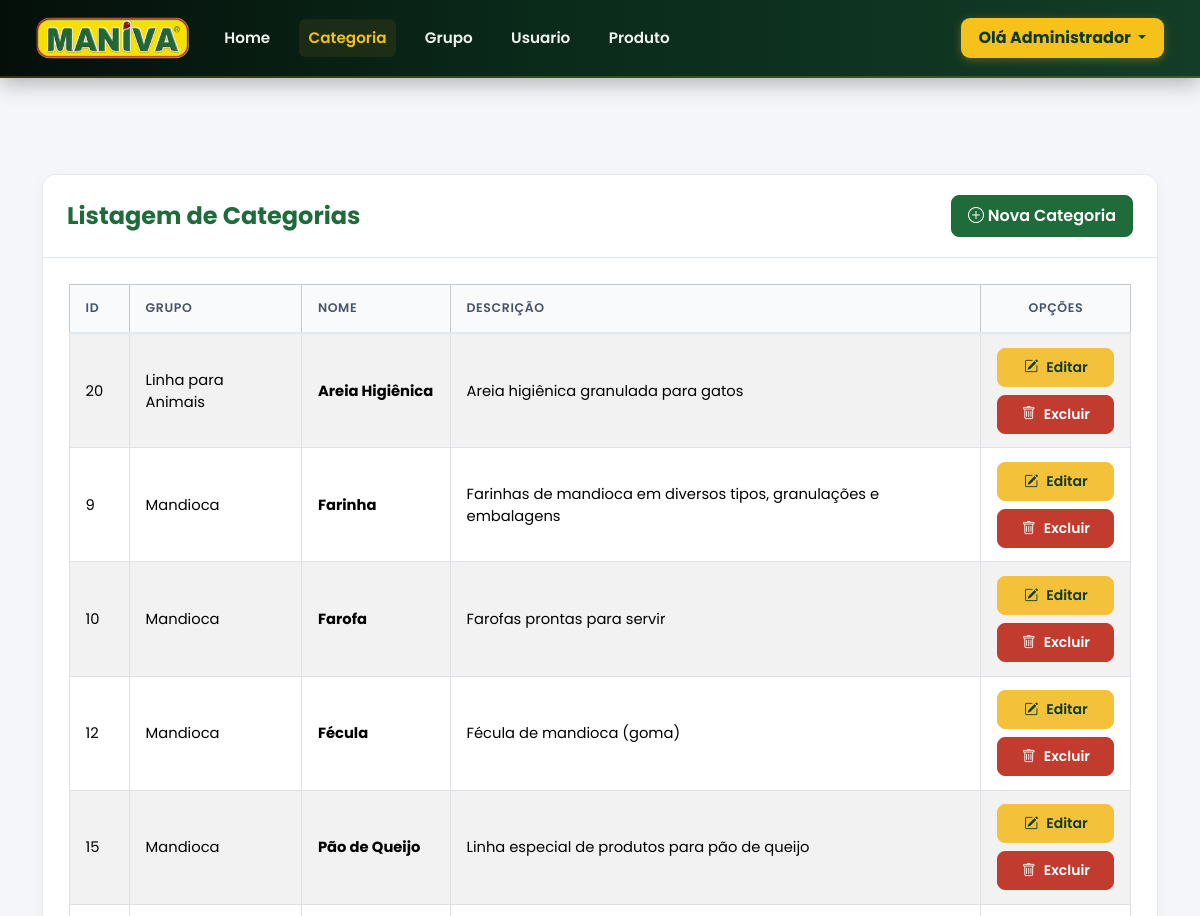
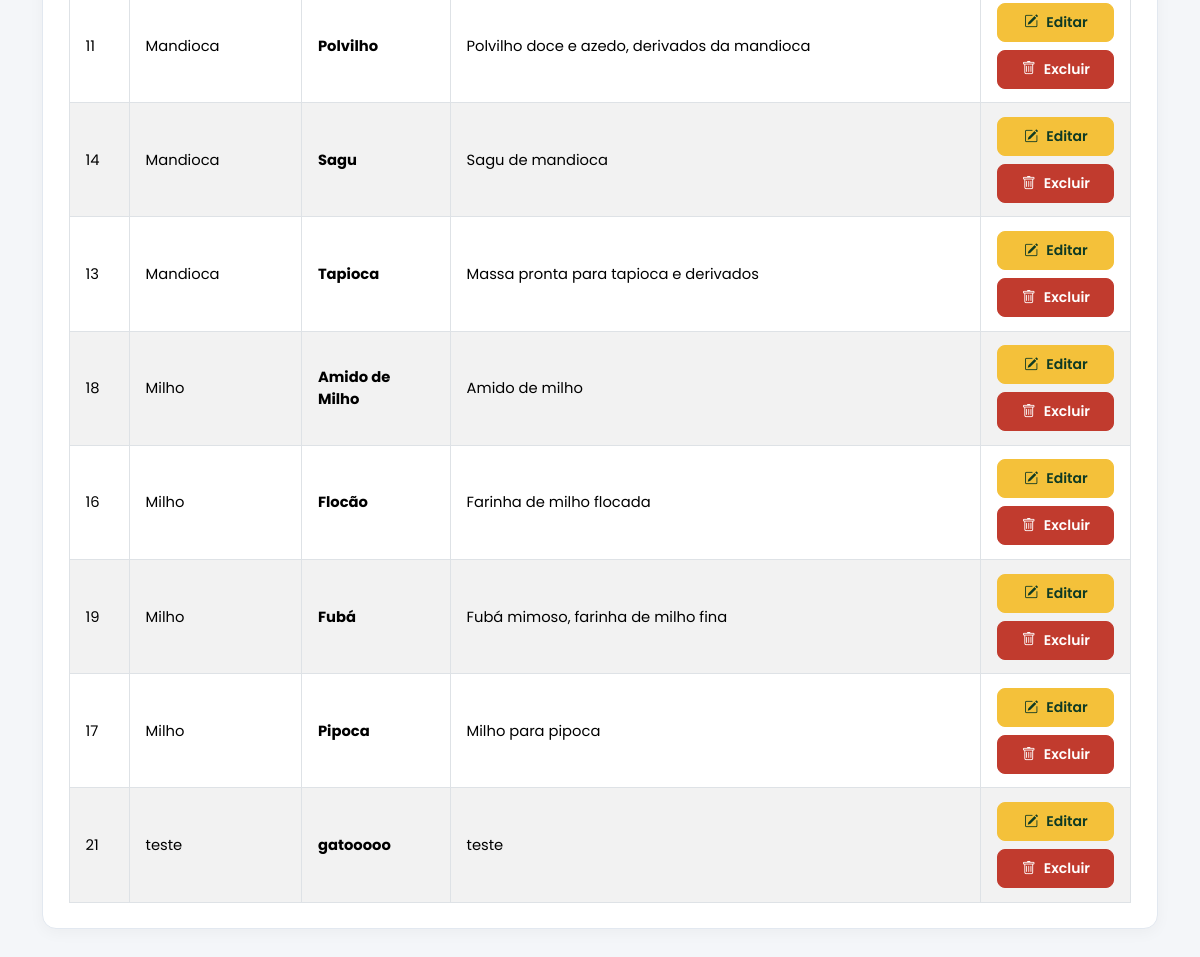
The app's page /admin/listar/categoria (signed in) with its own data (2 pictures, top to bottom).
### tables this page shows
CREATE TABLE `categoria` (
  `id` int(11) NOT NULL,
  `grupo_id` int(11) NOT NULL,
  `nome` varchar(100) NOT NULL,
  `descricao` text DEFAULT NULL
);

CREATE TABLE `grupo` (
  `id` int(11) NOT NULL,
  `nome` varchar(100) NOT NULL,
  `descricao` text DEFAULT NULL
);

### admin/listar/categoria.php (the view, shortened to what this page needs)
<div class="container pt-5 pb-5">
    <div class="card">
        <div class="card-header">
            <div class="float-start">
                <h2>Listagem de Categorias</h2>
            </div>
            <div class="float-end">
                <a href="cadastrar/categoria" class="btn btn-success">
                    <i class="bi bi-plus-circle"></i> Nova Categoria
                </a>
            </div>
        </div>
        <div class="card-body table-responsive">
            <table class="table table-bordered table-striped table-hover align-middle col-12 col-md-6">
                <thead class="table-light">
                    <tr>
                        <th width="60px">ID</th>
                        <th>Grupo</th>
                        <th>Nome</th>
                        <th>Descrição</th>
                        <th width="150px" class="text-center">Opções</th>
                    </tr>
                </thead>
                <tbody>
                    <?php
                    $sqlListar = "SELECT c.id, c.nome, c.descricao, g.nome AS grupo
                                  FROM categoria c
                                  LEFT JOIN grupo g ON (g.id = c.grupo_id)
                                  ORDER BY g.nome, c.nome";
                    $consultaListar = $pdo->prepare($sqlListar);
                    $consultaListar->execute();
                    $dadosListar = $consultaListar->fetchAll(PDO::FETCH_OBJ);
                    foreach ($dadosListar as $dados) {
                    ?>
                        <tr>
                            <td><?= $dados->id ?></td>
                            <td><?= htmlspecialchars($dados->grupo) ?></td>
                            <td><strong><?= htmlspecialchars($dados->nome) ?></strong></td>
                            <td><?= strip_tags($dados->descricao) ?></td>
                            <td class="text-center">
                                <a href="cadastrar/categoria/<?= $dados->id ?>" class="btn btn-warning btn-sm d-flex justify-content-center align-items-center gap-2 mb-2" title="Editar">
                                    <i class="bi bi-pencil-square"></i> Editar
                                </a>
                                <a href="javascript:excluir(<?= $dados->id ?>)" class="btn btn-danger btn-sm d-flex justify-content-center align-items-center gap-2" title="Excluir">
                                    <i class="bi bi-trash"></i> Excluir
                                </a>
                            </td>
                        </tr>
                    <?php
                    }
                    ?>
                </tbody>
            </table>
        </div>
    </div>
</div>

### admin/index.php (shortened to what this page needs)
<?php
require "../config.php";
?>
<!DOCTYPE html>
<html lang="pt-br">
<head>
    <link rel="stylesheet" href="https://cdn.jsdelivr.net/npm/bootstrap-icons@1.11.3/font/bootstrap-icons.min.css">
    <link href="https://cdn.jsdelivr.net/npm/bootstrap@5.3.3/dist/css/bootstrap.min.css" rel="stylesheet"
>
    <link rel="stylesheet" href="https://cdn.datatables.net/1.13.6/css/dataTables.bootstrap5.min.css">
    <link href="css/summernote-bs5.min.css" rel="stylesheet">
    <link href="css/sweetalert2.min.css" rel="stylesheet">
    <link href="css/style.css" rel="stylesheet">
</head>
<body>
    <?php
    if ((!isset($_SESSION["maniva"])) && ($_POST)) {
        $email = trim($_POST["email"] ?? NULL);
        $senha = trim($_POST["senha"] ?? NULL);
        if (!filter_var($email, FILTER_VALIDATE_EMAIL)) {
            echo "<script>mensagem('E-mail inválido', 'error');</script>";
            exit;
        } else if (strlen($senha) < 4) {
            echo "<script>mensagem('Senha inválida', 'error');</script>";
            exit;
        }
        $sqlLogin = "select id, nome, email, senha from usuario
                where ativo = 'Sim'
                AND email = :email
                limit 1";
        $consultaLogin = $pdo->prepare($sqlLogin);
        $consultaLogin->bindParam(":email", $email);
        $consultaLogin->execute();
        $dadosUsuario = $consultaLogin->fetch(PDO::FETCH_OBJ);
        if (empty($dadosUsuario->id)) {
            echo "<script>mensagem('Dados Inválidos','error');</script>";
            exit;
        } else if (!password_verify($senha, $dadosUsuario->senha)) {
            echo "<script>mensagem('Dados Inválidos','error');</script>";
            exit;
        }
        $_SESSION["maniva"] = array(
            "id" => $dadosUsuario->id,
            "nome" => $dadosUsuario->nome,
            "email" => $dadosUsuario->email
        );
        echo "<script>location.href='index.php';</script>";
    } else if (!isset($_SESSION["maniva"])) {
        include "pages/login.php";
    } else {
        $paramAtual  = $_GET["param"] ?? "pages/home";
        $partesAtual = explode("/", $paramAtual);
        $secaoAtual  = $partesAtual[1] ?? $partesAtual[0];
        function classeNav($secaoAtual, $secao)
        {
            return ($secaoAtual === $secao) ? "nav-link active" : "nav-link";
        }
        function ariaNav($secaoAtual, $secao)
        {
            return ($secaoAtual === $secao) ? ' aria-current="page"' : "";
        }
        ?>
            <nav class="navbar navbar-expand-lg navbar-dark navbar-maniva">
                <div class="container-fluid">
                    <a class="navbar-brand d-flex align-items-center gap-2" href="index.php">
                        <img src="../img/maniva.png" alt="Logo Painel" class="logo-img" height="42px">
                    </a>
                    <div class="collapse navbar-collapse" id="navbarSupportedContent">
                        <ul class="navbar-nav me-auto mb-2 mb-lg-0">
                            <li class="nav-item">
                                <a class="<?= classeNav($secaoAtual, "home") ?>"<?= ariaNav($secaoAtual, "home") ?> href="index.php">Home</a>
                            </li>
                            <li class="nav-item">
                                <a class="<?= classeNav($secaoAtual, "categoria") ?>"<?= ariaNav($secaoAtual, "categoria") ?> href="cadastrar/categoria">Categoria</a>
                            </li>
                            <li class="nav-item">
                                <a class="<?= classeNav($secaoAtual, "grupo") ?>"<?= ariaNav($secaoAtual, "grupo") ?> href="cadastrar/grupo">Grupo</a>
                            </li>
                            <li class="nav-item">
                                <a class="<?= classeNav($secaoAtual, "usuario") ?>"<?= ariaNav($secaoAtual, "usuario") ?> href="cadastrar/usuario">Usuario</a>
                            </li>
                            <li class="nav-item">
                                <a class="<?= classeNav($secaoAtual, "produto") ?>"<?= ariaNav($secaoAtual, "produto") ?> href="cadastrar/produto">Produto</a>
                            </li>
                        </ul>
                        <div class="d-flex">
                            <div class="dropdown">
                                <button class="btn btn-warning dropdown-toggle" type="button" data-bs-toggle="dropdown"
                                    aria-expanded="false">
                                    Olá <?= htmlspecialchars($_SESSION["maniva"]["nome"] ?? '') ?>
                                </button>
                            </div>
                        </div>
                    </div>
                </div>
            </nav>
            <main class="container mt-5 mb-5">
                <?php
                $param = $_GET["param"] ?? "pages/home";
                $param = explode("/", $param);
                $pasta = count($param);
                if ($pasta == 1)
                    $page = "pages/{$param[0]}.php";
                else
                    $page = "{$param[0]}/{$param[1]}.php";
                if (file_exists($page))
                    require $page;
                else
                    require "pages/erro.php";
                ?>
            </main>
        <?php
    }
    ?>
</body>
</html>

### admin/css/style.css (style rules this page uses)
:root { --cream: #FBF7EE; --green-deep: #1F6B3A; --green-mid: #2C8149; --green-light: #72C957; --yellow: #F4C13A; --berry: #C13B2E; --charcoal: #2B2118; --line: #E7DFCE; --fundo-admin: #f4f6f9; --borda-suave: #e2e8f0; }
* { box-sizing: border-box; }
html, body { margin: 0; min-height: 100vh; font-family: 'Poppins', sans-serif; background-color: var(--fundo-admin); color: #1e293b; scrollbar-width: thin; overflow-y: auto; overflow-x: hidden; }
.navbar-maniva { background: linear-gradient(90deg, #050f0a 0%, #0a2a1a 45%, #133d27 100%) !important; padding: 0.75rem 1.5rem; box-shadow: 0 6px 20px rgba(0, 0, 0, 0.28); border-bottom: 2px solid rgba(244, 193, 58, 0.2); }
.navbar-maniva .navbar-brand .logo-img { height: 42px; width: auto; display: block; transition: transform 0.2s ease; }
.navbar-maniva .nav-link { color: #eef3ef !important; font-weight: 600; font-size: 0.95rem; margin: 0 0.6rem; padding: 0.45rem 0.6rem !important; border-radius: 6px; transition: color 0.2s ease, background-color 0.2s ease; }
.navbar-maniva .nav-link.active { color: #f4c21a !important; background-color: rgba(244, 194, 26, 0.08); }
.navbar-maniva .dropdown .btn-warning { background: #f4c21a !important; color: #0e3a24 !important; border: none !important; font-weight: 700; border-radius: 9px; padding: 0.5rem 1.1rem; box-shadow: 0 2px 10px rgba(244, 194, 26, 0.3); transition: transform 0.2s ease, box-shadow 0.2s ease; }
main.container { max-width: 1240px; }
.card { border: 1px solid var(--borda-suave); border-radius: 14px; background: #ffffff; box-shadow: 0 4px 15px rgba(0, 0, 0, 0.04); overflow: hidden; margin-bottom: 2rem; }
.card-header { background: #ffffff; border-bottom: 1px solid var(--borda-suave); padding: 1.25rem 1.5rem; display: flex; align-items: center; justify-content: space-between; }
.card-header h2 { font-size: 1.5rem; font-weight: 700; color: var(--green-deep); margin: 0; }
.card-body { padding: 1.6rem; }
.table { margin-bottom: 0; font-size: 0.92rem; }
.table thead th { background-color: #f8fafc; color: #475569; font-weight: 600; text-transform: uppercase; font-size: 0.78rem; letter-spacing: 0.05em; padding: 0.9rem 1rem; border-bottom: 2px solid var(--borda-suave); }
.table tbody td { padding: 0.85rem 1rem; vertical-align: middle; }
.btn { font-weight: 600; border-radius: 8px; padding: 0.5rem 1rem; transition: all 0.2s ease; }
.btn-success { background: var(--green-deep) !important; border-color: var(--green-deep) !important; }
.btn-warning { background: var(--yellow) !important; border-color: var(--yellow) !important; color: #0e3a24 !important; }
.btn-danger { background: var(--berry) !important; border-color: var(--berry) !important; }

### records on screen
categoria: id "20", grupo.nome "Linha para Animais", nome "Areia Higiênica", descricao "Areia higiênica granulada para gatos"
categoria: id "9", grupo.nome "Mandioca", nome "Farinha", descricao "Farinhas de mandioca em diversos tipos, granulações e embalagens"
categoria: id "10", grupo.nome "Mandioca", nome "Farofa", descricao "Farofas prontas para servir"
categoria: id "12", grupo.nome "Mandioca", nome "Fécula", descricao "Fécula de mandioca (goma)"
categoria: id "15", grupo.nome "Mandioca", nome "Pão de Queijo", descricao "Linha especial de produtos para pão de queijo"
categoria: id "11", grupo.nome "Mandioca", nome "Polvilho", descricao "Polvilho doce e azedo, derivados da mandioca"
categoria: id "14", grupo.nome "Mandioca", nome "Sagu", descricao "Sagu de mandioca"
categoria: id "13", grupo.nome "Mandioca", nome "Tapioca", descricao "Massa pronta para tapioca e derivados"
categoria: id "18", grupo.nome "Milho", nome "Amido de Milho", descricao "Amido de milho"
categoria: id "16", grupo.nome "Milho", nome "Flocão", descricao "Farinha de milho flocada"
categoria: id "19", grupo.nome "Milho", nome "Fubá", descricao "Fubá mimoso, farinha de milho fina"
categoria: id "17", grupo.nome "Milho", nome "Pipoca", descricao "Milho para pipoca"
categoria: id "21", grupo.nome "teste", nome "gatooooo", descricao "teste"

### other values on screen
$_SESSION["maniva"]["nome"] "Administrador"
